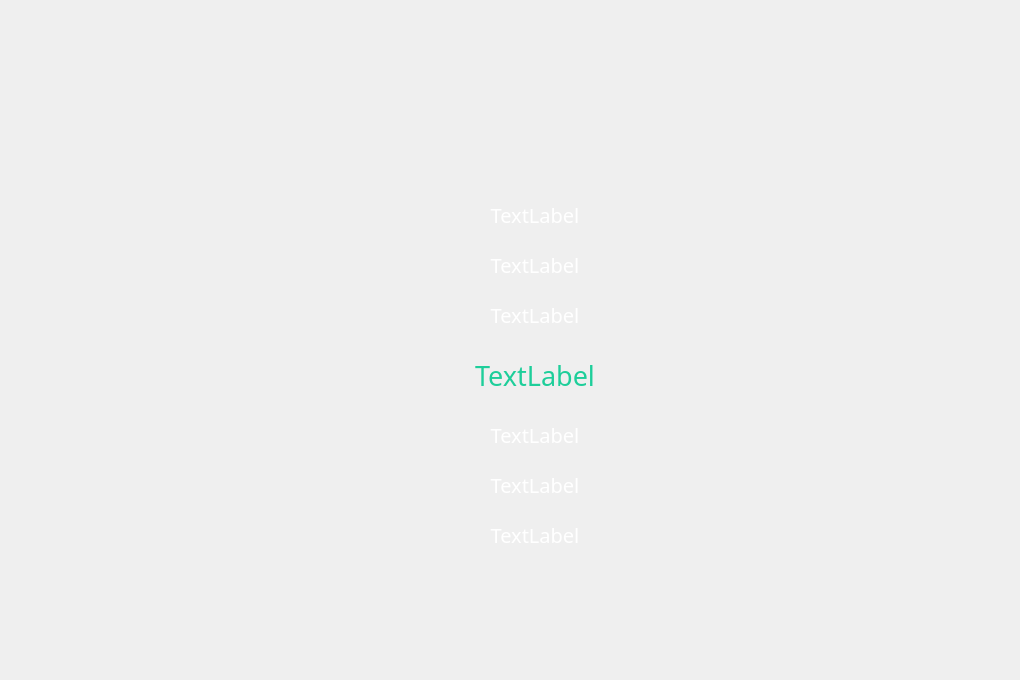
<?xml version="1.0" encoding="UTF-8"?>
<ui version="4.0">
 <class>LrcPage</class>
 <widget class="QWidget" name="LrcPage">
  <property name="geometry">
   <rect>
    <x>0</x>
    <y>0</y>
    <width>1020</width>
    <height>680</height>
   </rect>
  </property>
  <property name="windowTitle">
   <string>Form</string>
  </property>
  <layout class="QVBoxLayout" name="verticalLayout">
   <property name="spacing">
    <number>0</number>
   </property>
   <property name="leftMargin">
    <number>0</number>
   </property>
   <property name="topMargin">
    <number>0</number>
   </property>
   <property name="rightMargin">
    <number>0</number>
   </property>
   <property name="bottomMargin">
    <number>0</number>
   </property>
   <item>
    <widget class="QWidget" name="bgStyle" native="true">
     <property name="styleSheet">
      <string notr="true">#bgStyle
{
	border-image:url(&quot;:/images/bg.png&quot;);
}

*
{
	color:#FFFFFF;
}</string>
     </property>
     <layout class="QVBoxLayout" name="verticalLayout_2">
      <property name="spacing">
       <number>0</number>
      </property>
      <property name="leftMargin">
       <number>0</number>
      </property>
      <property name="topMargin">
       <number>0</number>
      </property>
      <property name="rightMargin">
       <number>0</number>
      </property>
      <property name="bottomMargin">
       <number>0</number>
      </property>
      <item>
       <widget class="QWidget" name="lrcTop" native="true">
        <property name="minimumSize">
         <size>
          <width>0</width>
          <height>70</height>
         </size>
        </property>
        <property name="maximumSize">
         <size>
          <width>16777215</width>
          <height>70</height>
         </size>
        </property>
        <property name="styleSheet">
         <string notr="true"/>
        </property>
        <layout class="QHBoxLayout" name="horizontalLayout">
         <property name="spacing">
          <number>0</number>
         </property>
         <property name="leftMargin">
          <number>10</number>
         </property>
         <property name="topMargin">
          <number>0</number>
         </property>
         <property name="rightMargin">
          <number>0</number>
         </property>
         <property name="bottomMargin">
          <number>0</number>
         </property>
         <item>
          <widget class="QPushButton" name="hideBtn">
           <property name="minimumSize">
            <size>
             <width>40</width>
             <height>70</height>
            </size>
           </property>
           <property name="maximumSize">
            <size>
             <width>40</width>
             <height>70</height>
            </size>
           </property>
           <property name="cursor">
            <cursorShape>PointingHandCursor</cursorShape>
           </property>
           <property name="styleSheet">
            <string notr="true">#hideBtn
{
	border:none;
}</string>
           </property>
           <property name="text">
            <string/>
           </property>
          </widget>
         </item>
         <item>
          <widget class="QWidget" name="titleBox" native="true">
           <layout class="QVBoxLayout" name="verticalLayout_3">
            <property name="spacing">
             <number>0</number>
            </property>
            <property name="leftMargin">
             <number>0</number>
            </property>
            <property name="topMargin">
             <number>10</number>
            </property>
            <property name="rightMargin">
             <number>0</number>
            </property>
            <property name="bottomMargin">
             <number>0</number>
            </property>
            <item>
             <widget class="QLabel" name="musicName">
              <property name="font">
               <font>
                <family>黑体</family>
                <pointsize>15</pointsize>
               </font>
              </property>
              <property name="text">
               <string/>
              </property>
              <property name="alignment">
               <set>Qt::AlignCenter</set>
              </property>
             </widget>
            </item>
            <item>
             <widget class="QLabel" name="musicSinger">
              <property name="font">
               <font>
                <family>黑体</family>
                <pointsize>10</pointsize>
               </font>
              </property>
              <property name="layoutDirection">
               <enum>Qt::LeftToRight</enum>
              </property>
              <property name="text">
               <string/>
              </property>
              <property name="alignment">
               <set>Qt::AlignCenter</set>
              </property>
             </widget>
            </item>
           </layout>
          </widget>
         </item>
        </layout>
       </widget>
      </item>
      <item>
       <widget class="QWidget" name="lrcContent" native="true">
        <property name="styleSheet">
         <string notr="true"/>
        </property>
        <layout class="QHBoxLayout" name="horizontalLayout_2">
         <property name="spacing">
          <number>0</number>
         </property>
         <property name="leftMargin">
          <number>10</number>
         </property>
         <property name="topMargin">
          <number>0</number>
         </property>
         <property name="rightMargin">
          <number>0</number>
         </property>
         <property name="bottomMargin">
          <number>0</number>
         </property>
         <item>
          <widget class="QWidget" name="widget" native="true">
           <property name="minimumSize">
            <size>
             <width>40</width>
             <height>0</height>
            </size>
           </property>
           <property name="maximumSize">
            <size>
             <width>40</width>
             <height>16777215</height>
            </size>
           </property>
          </widget>
         </item>
         <item>
          <widget class="QWidget" name="widget_2" native="true">
           <layout class="QVBoxLayout" name="verticalLayout_4">
            <property name="spacing">
             <number>0</number>
            </property>
            <property name="leftMargin">
             <number>0</number>
            </property>
            <property name="topMargin">
             <number>0</number>
            </property>
            <property name="rightMargin">
             <number>0</number>
            </property>
            <property name="bottomMargin">
             <number>0</number>
            </property>
            <item>
             <spacer name="verticalSpacer_2">
              <property name="orientation">
               <enum>Qt::Vertical</enum>
              </property>
              <property name="sizeHint" stdset="0">
               <size>
                <width>20</width>
                <height>117</height>
               </size>
              </property>
             </spacer>
            </item>
            <item>
             <widget class="QLabel" name="line1">
              <property name="minimumSize">
               <size>
                <width>0</width>
                <height>50</height>
               </size>
              </property>
              <property name="maximumSize">
               <size>
                <width>16777215</width>
                <height>50</height>
               </size>
              </property>
              <property name="font">
               <font>
                <family>黑体</family>
                <pointsize>15</pointsize>
               </font>
              </property>
              <property name="text">
               <string>TextLabel</string>
              </property>
              <property name="alignment">
               <set>Qt::AlignCenter</set>
              </property>
             </widget>
            </item>
            <item>
             <widget class="QLabel" name="line2">
              <property name="minimumSize">
               <size>
                <width>0</width>
                <height>50</height>
               </size>
              </property>
              <property name="maximumSize">
               <size>
                <width>16777215</width>
                <height>50</height>
               </size>
              </property>
              <property name="font">
               <font>
                <family>黑体</family>
                <pointsize>15</pointsize>
               </font>
              </property>
              <property name="text">
               <string>TextLabel</string>
              </property>
              <property name="alignment">
               <set>Qt::AlignCenter</set>
              </property>
             </widget>
            </item>
            <item>
             <widget class="QLabel" name="line3">
              <property name="minimumSize">
               <size>
                <width>0</width>
                <height>50</height>
               </size>
              </property>
              <property name="maximumSize">
               <size>
                <width>16777215</width>
                <height>50</height>
               </size>
              </property>
              <property name="font">
               <font>
                <family>黑体</family>
                <pointsize>15</pointsize>
               </font>
              </property>
              <property name="text">
               <string>TextLabel</string>
              </property>
              <property name="alignment">
               <set>Qt::AlignCenter</set>
              </property>
             </widget>
            </item>
            <item>
             <widget class="QLabel" name="lineCenter">
              <property name="minimumSize">
               <size>
                <width>0</width>
                <height>70</height>
               </size>
              </property>
              <property name="maximumSize">
               <size>
                <width>16777215</width>
                <height>70</height>
               </size>
              </property>
              <property name="font">
               <font>
                <family>黑体</family>
                <pointsize>20</pointsize>
               </font>
              </property>
              <property name="styleSheet">
               <string notr="true">#lineCenter
{
	color:#1ECE9A;
}</string>
              </property>
              <property name="text">
               <string>TextLabel</string>
              </property>
              <property name="alignment">
               <set>Qt::AlignCenter</set>
              </property>
             </widget>
            </item>
            <item>
             <widget class="QLabel" name="line4">
              <property name="minimumSize">
               <size>
                <width>0</width>
                <height>50</height>
               </size>
              </property>
              <property name="maximumSize">
               <size>
                <width>16777215</width>
                <height>50</height>
               </size>
              </property>
              <property name="font">
               <font>
                <family>黑体</family>
                <pointsize>15</pointsize>
               </font>
              </property>
              <property name="text">
               <string>TextLabel</string>
              </property>
              <property name="alignment">
               <set>Qt::AlignCenter</set>
              </property>
             </widget>
            </item>
            <item>
             <widget class="QLabel" name="line5">
              <property name="minimumSize">
               <size>
                <width>0</width>
                <height>50</height>
               </size>
              </property>
              <property name="maximumSize">
               <size>
                <width>16777215</width>
                <height>50</height>
               </size>
              </property>
              <property name="font">
               <font>
                <family>黑体</family>
                <pointsize>15</pointsize>
               </font>
              </property>
              <property name="text">
               <string>TextLabel</string>
              </property>
              <property name="alignment">
               <set>Qt::AlignCenter</set>
              </property>
             </widget>
            </item>
            <item>
             <widget class="QLabel" name="line6">
              <property name="minimumSize">
               <size>
                <width>0</width>
                <height>50</height>
               </size>
              </property>
              <property name="maximumSize">
               <size>
                <width>16777215</width>
                <height>50</height>
               </size>
              </property>
              <property name="font">
               <font>
                <family>黑体</family>
                <pointsize>15</pointsize>
               </font>
              </property>
              <property name="text">
               <string>TextLabel</string>
              </property>
              <property name="alignment">
               <set>Qt::AlignCenter</set>
              </property>
             </widget>
            </item>
            <item>
             <spacer name="verticalSpacer">
              <property name="orientation">
               <enum>Qt::Vertical</enum>
              </property>
              <property name="sizeHint" stdset="0">
               <size>
                <width>20</width>
                <height>117</height>
               </size>
              </property>
             </spacer>
            </item>
           </layout>
          </widget>
         </item>
        </layout>
       </widget>
      </item>
     </layout>
    </widget>
   </item>
  </layout>
 </widget>
 <resources/>
 <connections/>
</ui>
